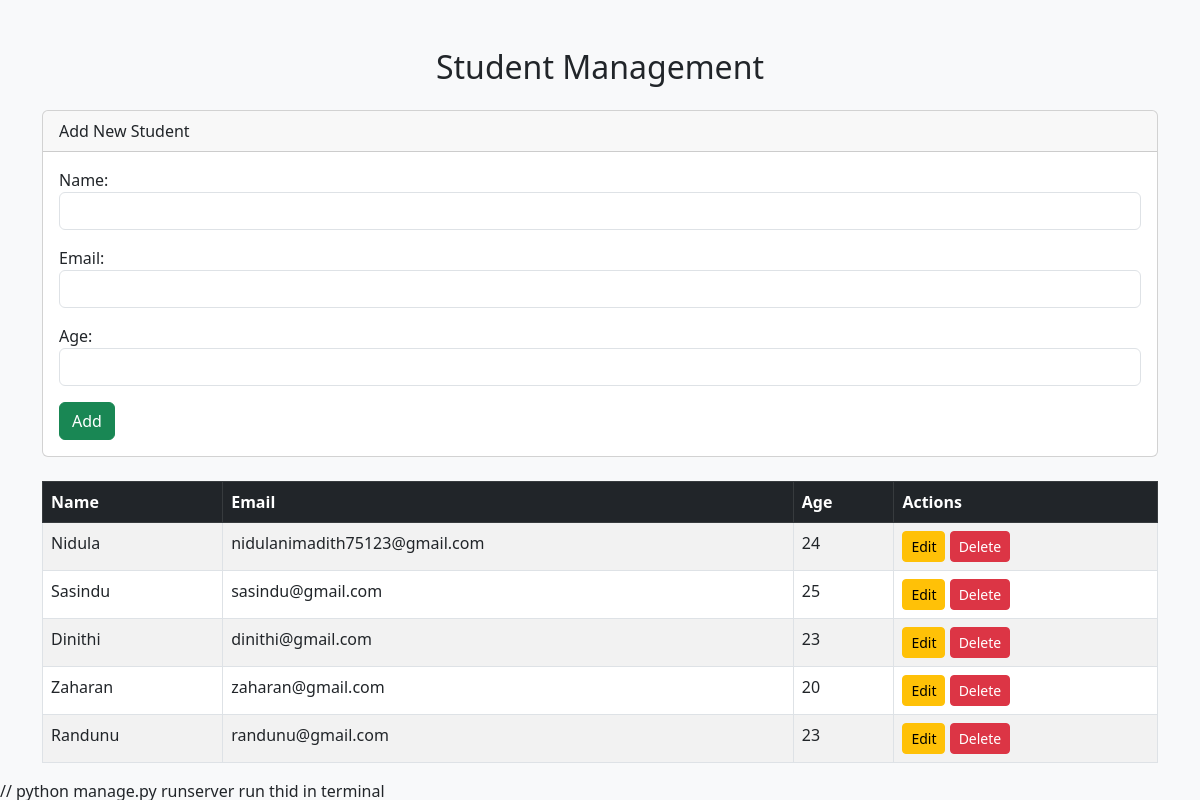
The page / on the database its author committed.
### crudapp/models.py (models this page shows, shortened)
class Student(models.Model):
    name = models.CharField(max_length=100)
    email = models.EmailField()
    age = models.IntegerField()

### crudapp/views.py (the view, shortened to what this page needs)
# urls.py: path('', views.index),
def index(request):
    student_to_update = None
    edit_id = request.GET.get("edit")
    if edit_id:
        student_to_update = get_object_or_404(Student, pk=edit_id)
    students = Student.objects.all()
    return render(request, "crudapp/index.html", {"students": students, "student_to_update": student_to_update})

### crudapp/Templates/crudapp/index.html (shortened to what this page needs)
<!DOCTYPE html>
<html lang="en">
<head>
    <link href="https://cdn.jsdelivr.net/npm/bootstrap@5.3.0/dist/css/bootstrap.min.css" rel="stylesheet">
</head>
<body class="bg-light">
    <div class="container mt-5">
        <h2 class="text-center mb-4">Student Management</h2>
        <div class="card mb-4">
            <div class="card-header">
                {% if student_to_update %}
                    Update Student
                {% else %}
                    Add New Student
                {% endif %}
            </div>
            <div class="card-body">
                <form method="POST">
                    <div class="mb-3">
                        <label>Name:</label>
                        <input type="text" name="name" value="{{ student_to_update.name|default:'' }}" class="form-control" required>
                    </div>
                    <div class="mb-3">
                        <label>Email:</label>
                        <input type="email" name="email" value="{{ student_to_update.email|default:'' }}" class="form-control" required>
                    </div>
                    <div class="mb-3">
                        <label>Age:</label>
                        <input type="number" name="age" value="{{ student_to_update.age|default:'' }}" class="form-control" required>
                    </div>
                    {% if student_to_update %}
                        <input type="hidden" name="id" value="{{ student_to_update.id }}">
                        <button type="submit" class="btn btn-primary">Update</button>
                        <a href="/" class="btn btn-secondary">Cancel</a>
                    {% else %}
                        <button type="submit" class="btn btn-success">Add</button>
                    {% endif %}
                </form>
            </div>
        </div>
        <table class="table table-striped table-bordered">
            <thead class="table-dark">
                <tr>
                    <th>Name</th>
                    <th>Email</th>
                    <th>Age</th>
                    <th>Actions</th>
                </tr>
            </thead>
            <tbody>
                {% for student in students %}
                <tr>
                    <td>{{ student.name }}</td>
                    <td>{{ student.email }}</td>
                    <td>{{ student.age }}</td>
                    <td>
                        <a href="/?edit={{ student.id }}" class="btn btn-warning btn-sm">Edit</a>
                        <a href="/delete/{{ student.id }}/" class="btn btn-danger btn-sm"
                           onclick="return confirm('Are you sure you want to delete this student?');">Delete</a>
                    </td>
                </tr>
                {% empty %}
                <tr><td colspan="4">No students found.</td></tr>
                {% endfor %}
            </tbody>
        </table>
    </div>
</body>
</html>

### rows shown on the page
Student: name "Nidula", email "nidulanimadith75123@gmail.com", age "24"
Student: name "Sasindu", email "sasindu@gmail.com", age "25"
Student: name "Dinithi", email "dinithi@gmail.com", age "23"
Student: name "Zaharan", email "zaharan@gmail.com", age "20"
Student: name "Randunu", email "randunu@gmail.com", age "23"
